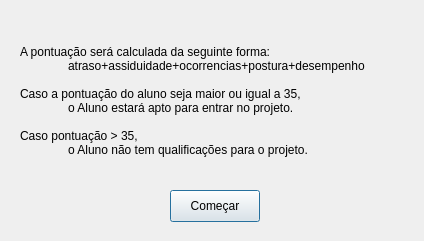
<?xml version="1.0" encoding="UTF-8"?>
<ui version="4.0">
 <class>novDoi</class>
 <widget class="QDialog" name="novDoi">
  <property name="geometry">
   <rect>
    <x>0</x>
    <y>0</y>
    <width>424</width>
    <height>241</height>
   </rect>
  </property>
  <property name="windowTitle">
   <string>Dialog</string>
  </property>
  <widget class="QLabel" name="label">
   <property name="geometry">
    <rect>
     <x>20</x>
     <y>-10</y>
     <width>391</width>
     <height>221</height>
    </rect>
   </property>
   <property name="text">
    <string>A pontuação será calculada da seguinte forma:
	atraso+assiduidade+ocorrencias+postura+desempenho

Caso a pontuação do aluno seja maior ou igual a 35,
	o Aluno estará apto para entrar no projeto.

Caso pontuação &gt; 35,
	o Aluno não tem qualificações para o projeto.</string>
   </property>
  </widget>
  <widget class="QPushButton" name="pushButton">
   <property name="geometry">
    <rect>
     <x>170</x>
     <y>190</y>
     <width>90</width>
     <height>32</height>
    </rect>
   </property>
   <property name="text">
    <string>Começar</string>
   </property>
  </widget>
 </widget>
 <resources/>
 <connections/>
</ui>
